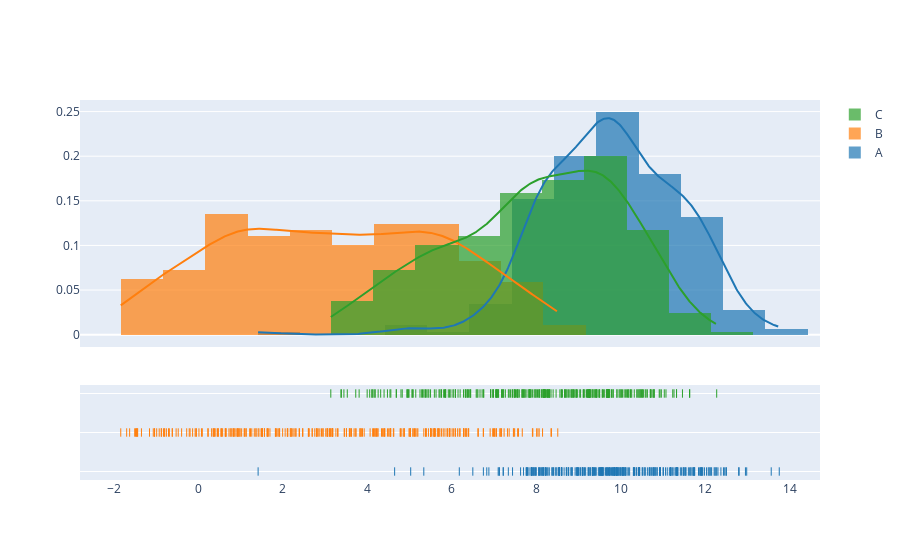

Notebook cell for this chart:
### Code cell
import plotly.figure_factory as ff
fig6= ff.create_distplot(hist_data=data,group_labels=['A','B','C'])
fig6.show()

### Figure 1 — Plotly figure (JSON) as saved in the notebook; plotly's stock layout.template omitted (floating-point values rounded to 4 significant figures; data arrays with more than 128 entries replaced by an {"elided": "..."} marker saying what was removed)
{"data": [{"autobinx": false, "histnorm": "probability density", "legendgroup": "A", "marker": {"color": "rgb(31, 119, 180)"}, "name": "A", "opacity": 0.7, "type": "histogram", "x": {"elided": "289 float values"}, "xaxis": "x", "xbins": {"end": 13.75, "size": 1, "start": 1.42}, "yaxis": "y"}, {"autobinx": false, "histnorm": "probability density", "legendgroup": "B", "marker": {"color": "rgb(255, 127, 14)"}, "name": "B", "opacity": 0.7, "type": "histogram", "x": {"elided": "289 float values"}, "xaxis": "x", "xbins": {"end": 8.51, "size": 1, "start": -1.83}, "yaxis": "y"}, {"autobinx": false, "histnorm": "probability density", "legendgroup": "C", "marker": {"color": "rgb(44, 160, 44)"}, "name": "C", "opacity": 0.7, "type": "histogram", "x": {"elided": "289 float values"}, "xaxis": "x", "xbins": {"end": 12.27, "size": 1, "start": 3.14}, "yaxis": "y"}, {"legendgroup": "A", "marker": {"color": "rgb(31, 119, 180)"}, "mode": "lines", "name": "A", "showlegend": false, "type": "scatter", "x": {"elided": "500 float values"}, "xaxis": "x", "y": {"elided": "500 float values"}, "yaxis": "y"}, {"legendgroup": "B", "marker": {"color": "rgb(255, 127, 14)"}, "mode": "lines", "name": "B", "showlegend": false, "type": "scatter", "x": {"elided": "500 float values"}, "xaxis": "x", "y": {"elided": "500 float values"}, "yaxis": "y"}, {"legendgroup": "C", "marker": {"color": "rgb(44, 160, 44)"}, "mode": "lines", "name": "C", "showlegend": false, "type": "scatter", "x": {"elided": "500 float values"}, "xaxis": "x", "y": {"elided": "500 float values"}, "yaxis": "y"}, {"legendgroup": "A", "marker": {"color": "rgb(31, 119, 180)", "symbol": "line-ns-open"}, "mode": "markers", "name": "A", "showlegend": false, "type": "scatter", "x": {"elided": "289 float values"}, "xaxis": "x", "y": {"elided": "289 str values"}, "yaxis": "y2"}, {"legendgroup": "B", "marker": {"color": "rgb(255, 127, 14)", "symbol": "line-ns-open"}, "mode": "markers", "name": "B", "showlegend": false, "type": "scatter", "x": {"elided": "289 float values"}, "xaxis": "x", "y": {"elided": "289 str values"}, "yaxis": "y2"}, {"legendgroup": "C", "marker": {"color": "rgb(44, 160, 44)", "symbol": "line-ns-open"}, "mode": "markers", "name": "C", "showlegend": false, "type": "scatter", "x": {"elided": "289 float values"}, "xaxis": "x", "y": {"elided": "289 str values"}, "yaxis": "y2"}], "layout": {"barmode": "overlay", "hovermode": "closest", "legend": {"traceorder": "reversed"}, "xaxis": {"anchor": "y2", "domain": [0, 1], "zeroline": false}, "yaxis": {"anchor": "free", "domain": [0.35, 1], "position": 0}, "yaxis2": {"anchor": "x", "domain": [0, 0.25], "dtick": 1, "showticklabels": false}}}
